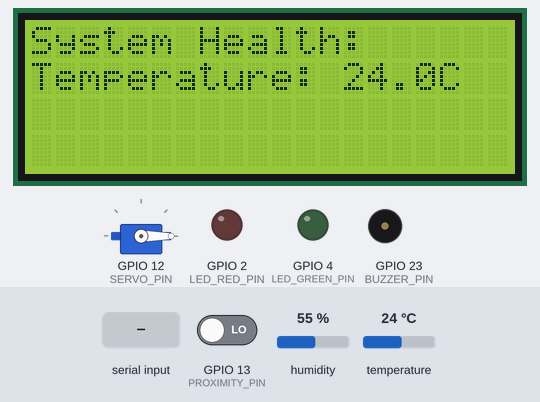
Simulated run of this sketch. Board: ESP32. Shown: 20×4 character LCD, servo, output pins drawn as LEDs (lit = HIGH), buzzer (waves = sounding). The test bench sets the inputs (shaded band); at power-on: GPIO 13 (PROXIMITY_PIN) LOW, temperature 24 °C, humidity 55 %. What the sketch prints to the serial monitor is not drawn.

Above: at 3.2 s.
3.3 s: GPIO 13 (PROXIMITY_PIN) driven HIGH
At 7.0 s:
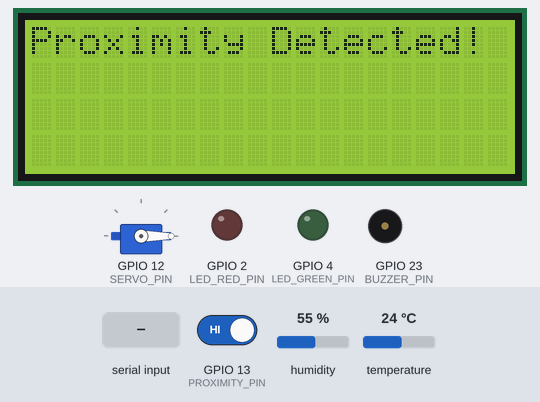
12.5 s: "1\n" received over Serial
At 17.6 s:
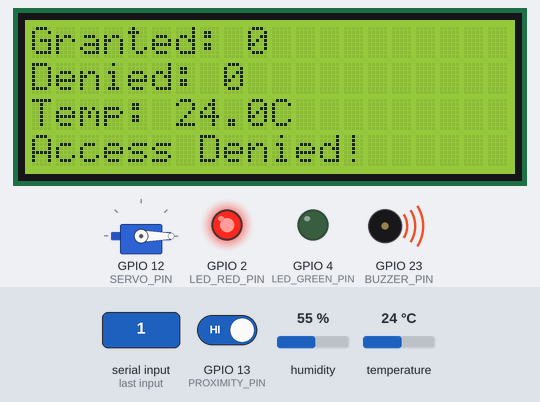
19.8 s: temperature set to 12 °C
At 28.64 s:
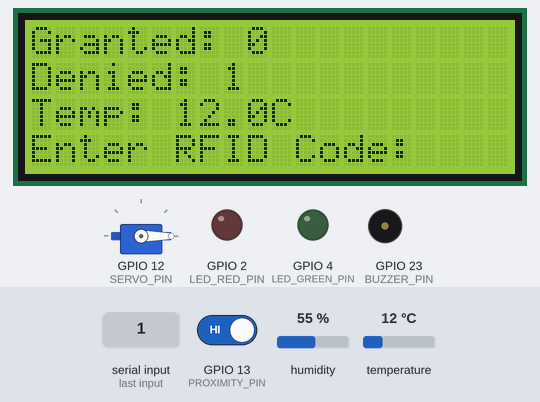
29.0 s: GPIO 13 (PROXIMITY_PIN) driven LOW
33.9 s: "0\n" received over Serial
At 34.5 s:
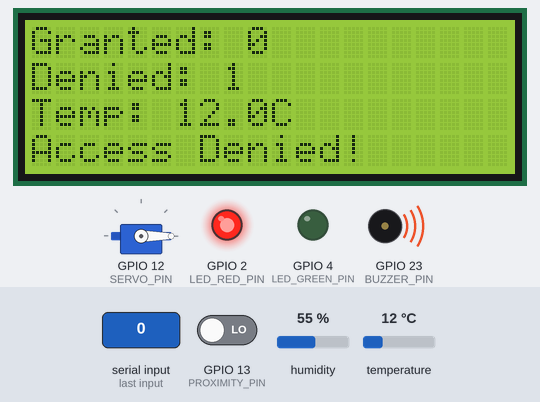
Timing chart, 0 to 37.4 s (numbered marks = the images above; inputs shaded):
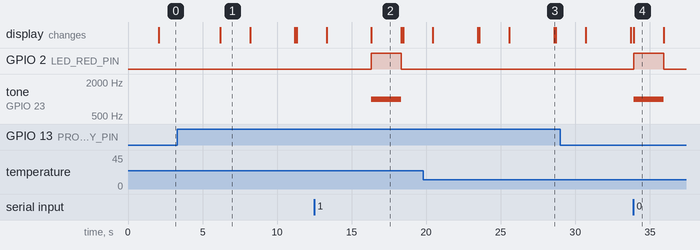

Measured:
- after the input at 3.3 s, the display: changes after 2.9 s (image 1)
- after the input at 12.5 s, GPIO 2 (LED_RED_PIN): LOW → HIGH after 3.8 s, → LOW 2.0 s later; tone on GPIO 23 (BUZZER_PIN): silent → 1000 Hz after 3.8 s, → silent 2.0 s later; the display: first differs from a run without the input after 3.8 s (image 2)
- after the input at 33.9 s, GPIO 2 (LED_RED_PIN): LOW → HIGH at once, → LOW 2.0 s later; tone on GPIO 23 (BUZZER_PIN): silent → 1000 Hz at once, → silent 2.0 s later; the display: changes at once (image 4)
- what the display in image 1 shows lasts 2.0 s, from 6.2 s to 8.2 s

The sketch:

sketch.ino
```cpp
#include <LiquidCrystal.h>
#include <DHT.h>
#include <ESP32Servo.h>
#include <TimeLib.h>  // Include the Time library

// Define constants
#define DHTPIN 26        // DHT22 data pin
#define DHTTYPE DHT22    // DHT 22 (AM2302)
#define BUZZER_PIN 23    // Pin for buzzer
#define LED_RED_PIN 2    // Pin for red LED
#define LED_GREEN_PIN 4  // Pin for green LED
#define SERVO_PIN 12     // Pin for servo motor
#define PROXIMITY_PIN 13 // Pin for proximity sensor

// LCD pins
const int LCD_RS = 19;
const int LCD_EN = 18;
const int LCD_D4 = 17;
const int LCD_D5 = 16;
const int LCD_D6 = 15;
const int LCD_D7 = 14;

// Initialize DHT sensor and LCD
DHT dht(DHTPIN, DHTTYPE);
LiquidCrystal lcd(LCD_RS, LCD_EN, LCD_D4, LCD_D5, LCD_D6, LCD_D7);

// Servo object
Servo myServo;

// Access control variables
int accessGrantedCount = 0;
int accessDeniedCount = 0;
bool overheating = false;
bool proximityDetected = false;

struct User {
    String username;
    String rfidCode;
};

// Define permitted users
User permittedUsers[] = {
    {"Alice", "A1B2C3D4E5F6"},
    {"Bob", "B2C3D4E5F6A1"},
    {"Charlie", "C3D4E5F6A1B2"},
    {"David", "D4E5F6A1B2C3"},
    {"Eve", "E5F6A1B2C3D4"},
    {"Frank", "F6A1B2C3D4E5"},
    {"Grace", "G1B2C3D4E5F6"},
    {"Hannah", "H2C3D4E5F6A1"},
    {"Ian", "I3D4E5F6A1B2"},
    {"Jack", "J4E5F6A1B2C3"}
};

// Function to check if the RFID code is valid
bool isUserPermitted(String rfidInput) {
    for (int i = 0; i < sizeof(permittedUsers) / sizeof(permittedUsers[0]); i++) {
        if (permittedUsers[i].rfidCode == rfidInput) {
            return true; // User is permitted
        }
    }
    return false; // User is not permitted
}


void setup() {
    // Initialize Serial for debugging
    Serial.begin(115200);
    Serial.println("System starting...");

    // Initialize LCD and DHT sensor
    lcd.begin(20, 4);
    dht.begin();
    delay(2000);  // Give DHT sensor time to stabilize

    // Initialize output pins
    pinMode(BUZZER_PIN, OUTPUT);
    pinMode(LED_RED_PIN, OUTPUT);
    pinMode(LED_GREEN_PIN, OUTPUT);
    pinMode(PROXIMITY_PIN, INPUT);  // Set proximity pin as input
    myServo.attach(SERVO_PIN);  // Attach the servo to pin 12
    myServo.write(0);           // Start at 0 degrees (closed)

    // Set initial time (this should be set once, for example during initialization)
    setTime(9, 0, 0, 1, 1, 2024); // Set to 09:00:00 on January 1, 2024 (modify as needed)
}

void loop() {
    static unsigned long lastDHTread = 0;
    const unsigned long DHT_INTERVAL = 2000;  // Read temperature every 2 seconds
    const unsigned long CODE_TIMEOUT = 15000; // 15 seconds timeout for code entry
    static unsigned long lastCodeEntry = 0;

    // Update temperature continuously
    float temperature = dht.readTemperature();
    if (isnan(temperature)) {
        Serial.println("DHT sensor error");
        return;
    }

    // Check if temperature exceeds threshold
    if (temperature > 45) {
        // Trigger overheat warning and lockdown
        overheating = true;
        lcd.clear();
        lcd.setCursor(0, 0);
        lcd.print("Warning:");
        lcd.setCursor(0, 1);
        lcd.print("Overheating!!!");
        tone(BUZZER_PIN, 1000); // Activate buzzer
        digitalWrite(LED_RED_PIN, HIGH); // Activate red LED
        myServo.write(0); // Close the door for safety
        delay(2000);

        // Wait for temperature to go below 45°C before resetting
        while (temperature > 45) {
            temperature = dht.readTemperature();
            delay(1000);
        }

        // Reset the warning state once temperature is safe
        overheating = false;
        noTone(BUZZER_PIN); // Turn off buzzer
        digitalWrite(LED_RED_PIN, LOW); // Turn off red LED
        lcd.clear();
    }

    // Handle proximity sensor input
    int proximityValue = digitalRead(PROXIMITY_PIN);
    if (proximityValue == HIGH && !overheating) {
        proximityDetected = true;
        lastCodeEntry = millis();  // Reset code entry timer

        // Check current time for working hours
        if (isWithinWorkingHours()) {
            // Display "Proximity Detected!" for 2 seconds
            lcd.clear();
            lcd.setCursor(0, 0);
            lcd.print("Proximity Detected!");
            delay(2000);

            // Display "Welcome to Nuclear Access Control" for 3 seconds
            lcd.clear();
            lcd.setCursor(0, 0);
            lcd.print("Welcome to Nuclear");
            lcd.setCursor(0, 1);
            lcd.print("Access Control");
            delay(3000);

            // Display access counts and prompt for RFID code
            displayAccessInfo(temperature);
        } else {
            lcd.clear();
            lcd.setCursor(0, 0);
            lcd.print("Outside Working");
            lcd.setCursor(0, 1);
            lcd.print("Hours (9-18)");
            delay(3000);
            proximityDetected = false; // Reset proximity if outside working hours
        }
    }

    // If proximity sensor is triggered, process RFID input for multiple entries
    if (proximityDetected && !overheating && isWithinWorkingHours()) {
        // Check for RFID input and process it immediately
        if (Serial.available()) {
            String rfidInput = Serial.readStringUntil('\n');
            Serial.print("RFID Input: ");
            Serial.println(rfidInput);

            if (isUserPermitted(rfidInput)) {  // Replace with your actual RFID code
                accessGrantedCount++;
                digitalWrite(LED_GREEN_PIN, HIGH);
                digitalWrite(LED_RED_PIN, LOW);
                lcd.setCursor(0, 3);
                lcd.print("Access Granted!    ");
                myServo.write(90);  // Open the door
                delay(3000);        // Wait for 3 seconds
                myServo.write(0);   // Close the door
                delay(2000);        // Allow time for the servo to close
                digitalWrite(LED_GREEN_PIN, LOW);
            } else {
                accessDeniedCount++;
                digitalWrite(LED_RED_PIN, HIGH);
                digitalWrite(LED_GREEN_PIN, LOW);
                tone(BUZZER_PIN, 1000);
                lcd.setCursor(0, 3);
                lcd.print("Access Denied!     ");
                delay(2000);
                noTone(BUZZER_PIN);
                digitalWrite(LED_RED_PIN, LOW);
            }

            // Reset the timeout timer after each code entry
            lastCodeEntry = millis();

            // Immediately update the access info display
            displayAccessInfo(temperature);
        }
    }

    // Return to idle (health check) if no code entered within the timeout period
    if (proximityDetected && millis() - lastCodeEntry >= CODE_TIMEOUT && !Serial.available()) {
        proximityDetected = false;  // Exit code entry phase
    }

    // Display health check when idle and no proximity detected
    if (!proximityDetected && millis() - lastDHTread >= DHT_INTERVAL) {
        lastDHTread = millis();

        lcd.clear();
        lcd.setCursor(0, 0);
        lcd.print("System Health:");
        lcd.setCursor(0, 1);
        lcd.print("Temperature: ");
        lcd.print(temperature, 1);
        lcd.print("C");
        delay(4000); // Display for 4 seconds before next check
    }

    delay(100);  // Small delay to prevent overwhelming the system
}

// Function to display access information
void displayAccessInfo(float temperature) {
    lcd.clear();
    lcd.setCursor(0, 0);
    lcd.print("Granted: ");
    lcd.print(accessGrantedCount);
    lcd.print("    ");

    lcd.setCursor(0, 1);
    lcd.print("Denied: ");
    lcd.print(accessDeniedCount);
    lcd.print("    ");

    lcd.setCursor(0, 2);
    lcd.print("Temp: ");
    lcd.print(temperature, 1);
    lcd.print("C       ");

    lcd.setCursor(0, 3);
    lcd.print("Enter RFID Code:    ");
}

// Function to check if current time is within working hours
bool isWithinWorkingHours() {
    int currentHour = hour(); // Use the hour function from Time library
    return (currentHour >= 9 && currentHour < 18); // Working hours: 9 AM to 6 PM
}
```
